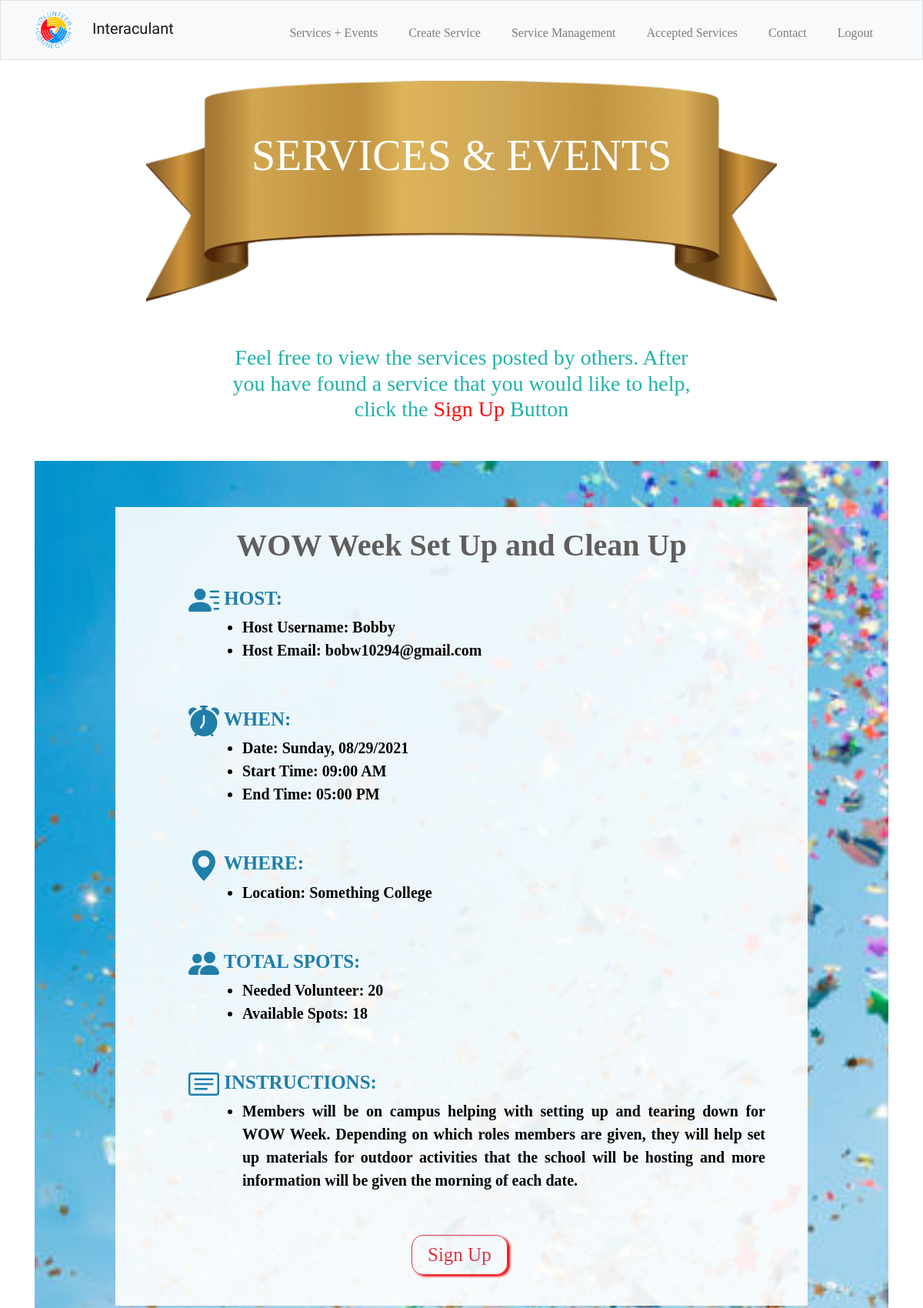
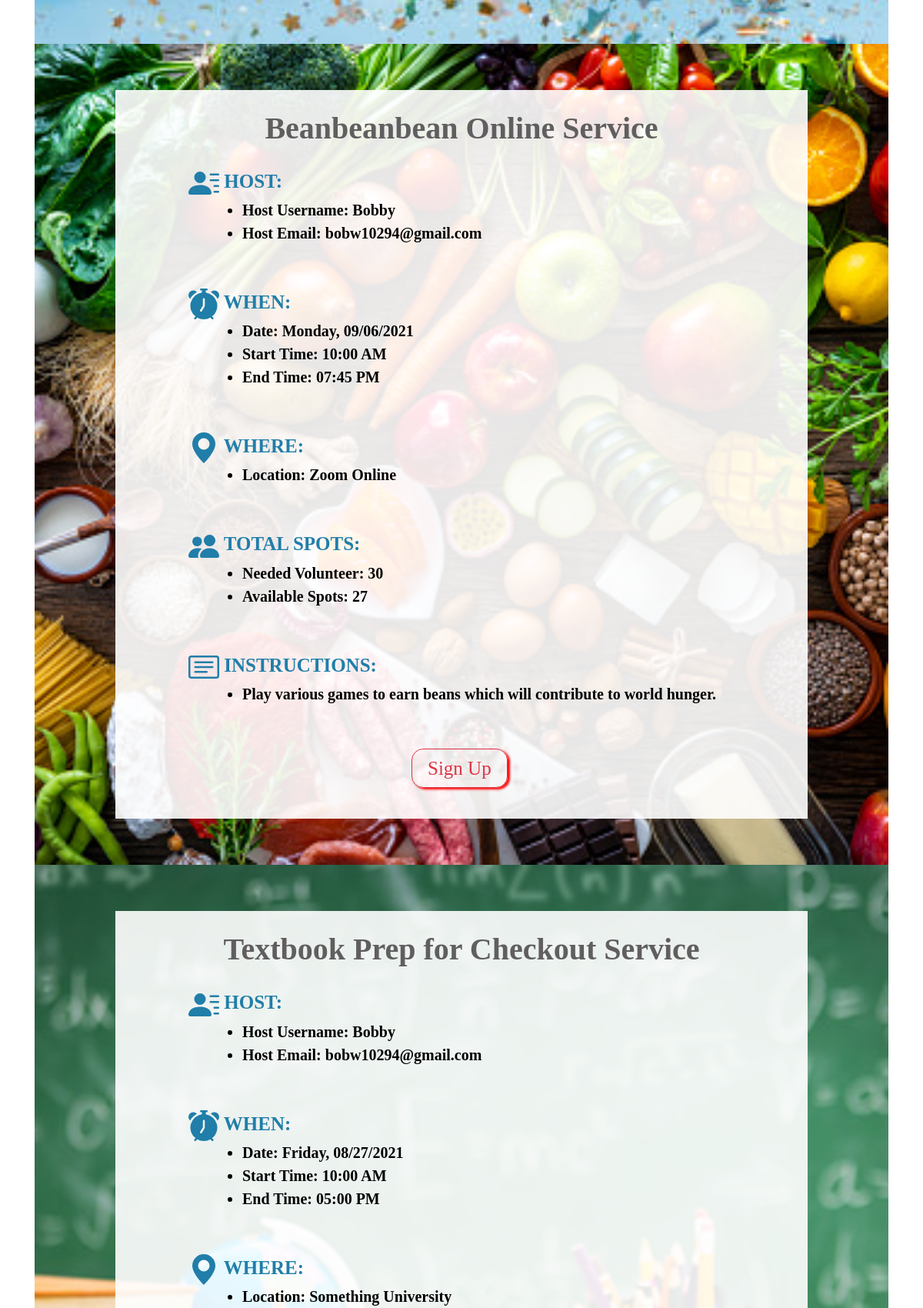
/services (signed in, upper part), run on the app's committed database (2 pictures, top to bottom).
### tables this page shows
CREATE TABLE services (id INTEGER, user_id INTEGER, theme TEXT NOT NULL, title TEXT NOT NULL, host_username TEXT NOT NULL, host_email TEXT NOT NULL, date TEXT NOT NULL, start_time TEXT NOT NULL, end_time TEXT NOT NULL, location TEXT NOT NULL, total_volunteer INTEGER NOT NULL, available INTEGER NOT NULL, instruction TEXT NOT NULL, PRIMARY KEY(id) FOREIGN KEY(user_id) REFERENCES users(id));

### app.py (the view)
@app.route("/services", methods=["GET", "POST"])
@login_required
def services():
    con = sqlite3.connect("volunteer.db")
    con.row_factory = dict_factory
    db = con.cursor()
    services = db.execute("SELECT * FROM services").fetchall()
    con.commit()
    con.close()
    return render_template("services.html", services=services)

### app.py (called while the page is built)
@app.after_request
def after_request(response):
    response.headers["Cache-Control"] = "no-cache, no-store, must-revalidate"
    response.headers["Expires"] = 0
    response.headers["Pragma"] = "no-cache"
    return response

### helper.py (called while the page is built)
def dict_factory(cursor, row):
    d = {}
    for idx,col in enumerate(cursor.description):
        d[col[0]] = row[idx]
    return d

def login_required(f):
    @wraps(f)
    def decorated_function(*args, **kwargs):
        if session.get("user_id") is None:
            return redirect("/login")
        return f(*args, **kwargs)
    return decorated_function

### templates/services.html (shortened to what this page needs)
{% extends "layout.html" %}
{% block main %}
    <header class="service-title">
        <div class="service-text display-4">
            <span>SERVICES & EVENTS</span>
        </div>
    </header>
    <section>
        <div class="container">
            <div class="text-center service-text-1">
                <h3 style="color: lightseagreen;">
                    Feel free to view the services posted by others. After you have
                    found a service that you would like to help, click the
                    <span style="color: red;">Sign Up</span> Button
                </h3>
            </div>
            {% for service in services %}
                {% if service.theme == 'Celebration' %}
                    <div class="service-events-background" style="background-image: url(/static/image/Celebration.jpg);">
                {% elif service.theme == 'Foodie' %}
                    <div class="service-events-background" style="background-image: url(/static/image/Foodie.jpg);">
                {% elif service.theme == 'Education' %}
                    <div class="service-events-background" style="background-image: url(/static/image/Education.jpg);">
                {% endif %}
                        <div class="service-events">
                            <div class="service-events-title">
                                {{service.title}}
                            </div>
                            <div class="service-events-info-timestamp">
                                HOST:
                                <div class="service-events-information">
                                    <ul>
                                        <li>
                                            Host Username: {{service.host_username}}
                                        </li>
                                        <li>
                                            Host Email: {{service.host_email}}
                                        </li>
                                    </ul>
                                </div>
                            </div>
                            <div class="service-events-info-timestamp">
                                WHEN:
                                <div class="service-events-information">
                                    <ul>
                                        <li>
                                            Date: {{service.date}}
                                        </li>
                                        <li>
                                            Start Time: {{service.start_time}}
                                        </li>
                                        <li>
                                            End Time: {{service.end_time}}
                                        </li>
                                    </ul>
                                </div>
                            </div>
                            <div class="service-events-info-timestamp">
                                <svg xmlns="http://www.w3.org/2000/svg" width="40px" height="auto" fill="currentColor" class="bi bi-geo-alt-fill" viewBox="0 0 16 16">
                                    <path d="M8 16s6-5.686 6-10A6 6 0 0 0 2 6c0 4.314 6 10 6 10zm0-7a3 3 0 1 1 0-6 3 3 0 0 1 0 6z"/>
                                </svg>
                                WHERE:
                                <div class="service-events-information">
                                    <ul>
                                        <li>
                                            Location: {{service.location}}
                                        </li>
                                    </ul>
                                </div>
                            </div>
                            <div class="service-events-info-timestamp">
                                TOTAL SPOTS:
                                <div class="service-events-information">
                                    <ul>
                                        <li>
                                            Needed Volunteer: {{service.total_volunteer}}
                                        </li>
                                        <li>
                                            Available Spots: <span id='{{service.id}}'>{{service.available}}</span>
                                        </li>
                                    </ul>
                                </div>
                            </div>
                            <div class="service-events-info-timestamp">
                                INSTRUCTIONS:
                                <div class="service-events-information">
                                    <ul>
                                        <li>
                                            {{service.instruction}}
                                        </li>
                                    </ul>
                                </div>
                            </div>
                            <div style="max-width: 130px; margin:auto;">
                                <button style="padding-right: 20px; padding-left: 20px; font-size:25px; border-radius: 15px; box-shadow:3px 2px 3px red;" type="button" class="btn btn-outline-danger" onclick="availability('{{service.id}}')">Sign Up</button>
                            </div>
                        </div>
                    </div>
            {% endfor %}
        </div>
    </section>
{% endblock %}

### static/login_register.css (style rules this page uses)
* { box-sizing: border-box; margin: 0; padding: 0; font-family: tisa; }
::placeholder { font-size: 1rem; font-weight: bold; }

### static/services.css (style rules this page uses)
main .service-title { background-image: url("/static/image/Ribbon.png"); background-repeat: no-repeat; background-position: center; background-size: auto; height: 300px; margin-top: 20px; position: relative; margin-bottom: 50px; }
main .service-text { position: absolute; top:35%; left: 50%; transform: translate(-50%, -50%); color: white; }
main .service-text-1 { margin: auto; max-width: 600px; margin-bottom: 50px; }
main .service-events-background { padding-top: 60px; padding-bottom: 60px; background-position: center; background-repeat: no-repeat; background-size: cover; }
main .service-events { background-color: rgba(255, 255, 255, 0.9); max-width: 900px; margin: auto; padding-bottom: 40px; }
main .service-events-title { padding: 20px; color: rgb(96, 94, 94); font-weight: 600; font-size: 40px; text-align: center; }
main .service-events-info-timestamp { padding-left: 50px; padding-bottom: 40px; font-size: 25px; font-weight: 700; color: #207EA9; margin-left: 5%; max-width: 800px; text-align:justify; }
main .service-events-information { padding-left: 70px; color: black; font-size: 20px; }

### data on the page
services: title "WOW Week Set Up and Clean Up", host_username "Bobby", host_email "bobw10294@gmail.com", date "Sunday, 08/29/2021", start_time "09:00 AM", end_time "05:00 PM", location "Something College", total_volunteer "20", available "18", instruction "Members will be on campus helping with setting up and tearing down for WOW Week. Depending on which roles members are given, they will help set up materials for outdoor activities that the school will be hosting and more information will be given the morning of each date."
services: title "Beanbeanbean Online Service", host_username "Bobby", host_email "bobw10294@gmail.com", date "Monday, 09/06/2021", start_time "10:00 AM", end_time "07:45 PM", location "Zoom Online", total_volunteer "30", available "27", instruction "Play various games to earn beans which will contribute to world hunger."
services: title "Textbook Prep for Checkout Service", host_username "Bobby", host_email "bobw10294@gmail.com", date "Friday, 08/27/2021", start_time "10:00 AM", end_time "05:00 PM", location "Something University"
